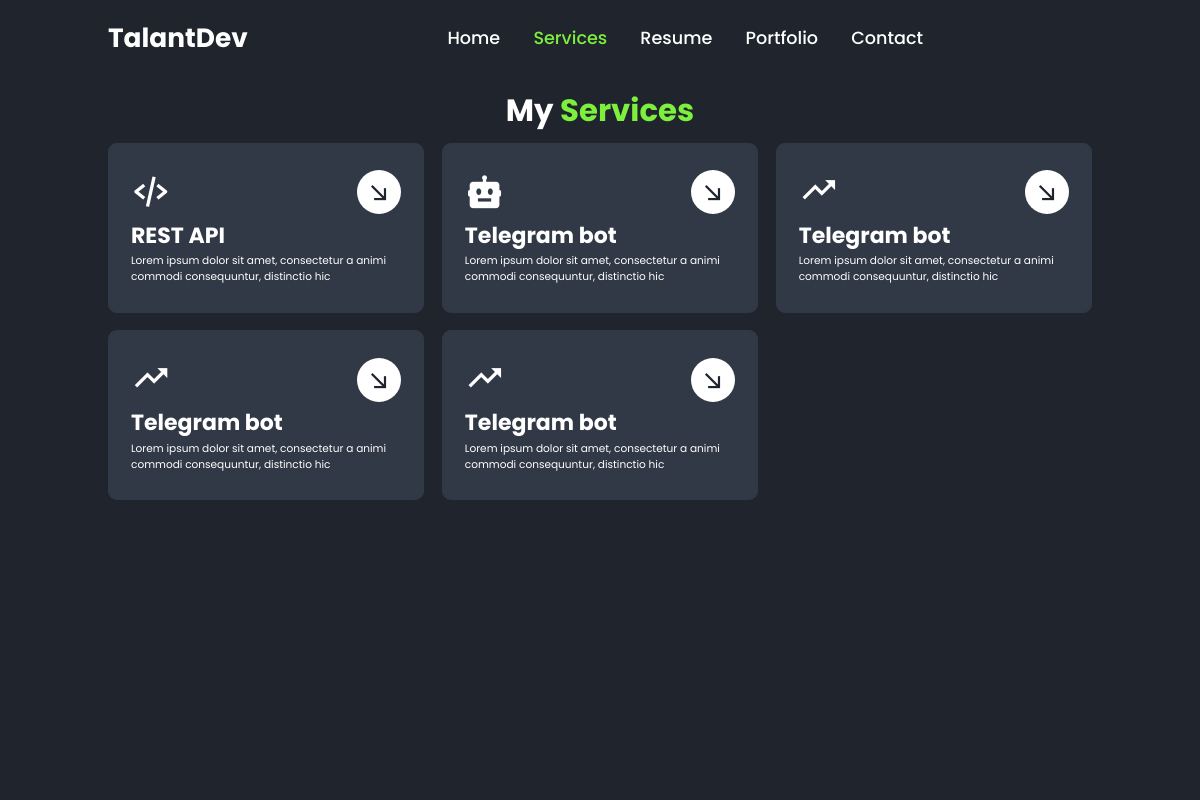
Before: /en/services/ with the older database file.
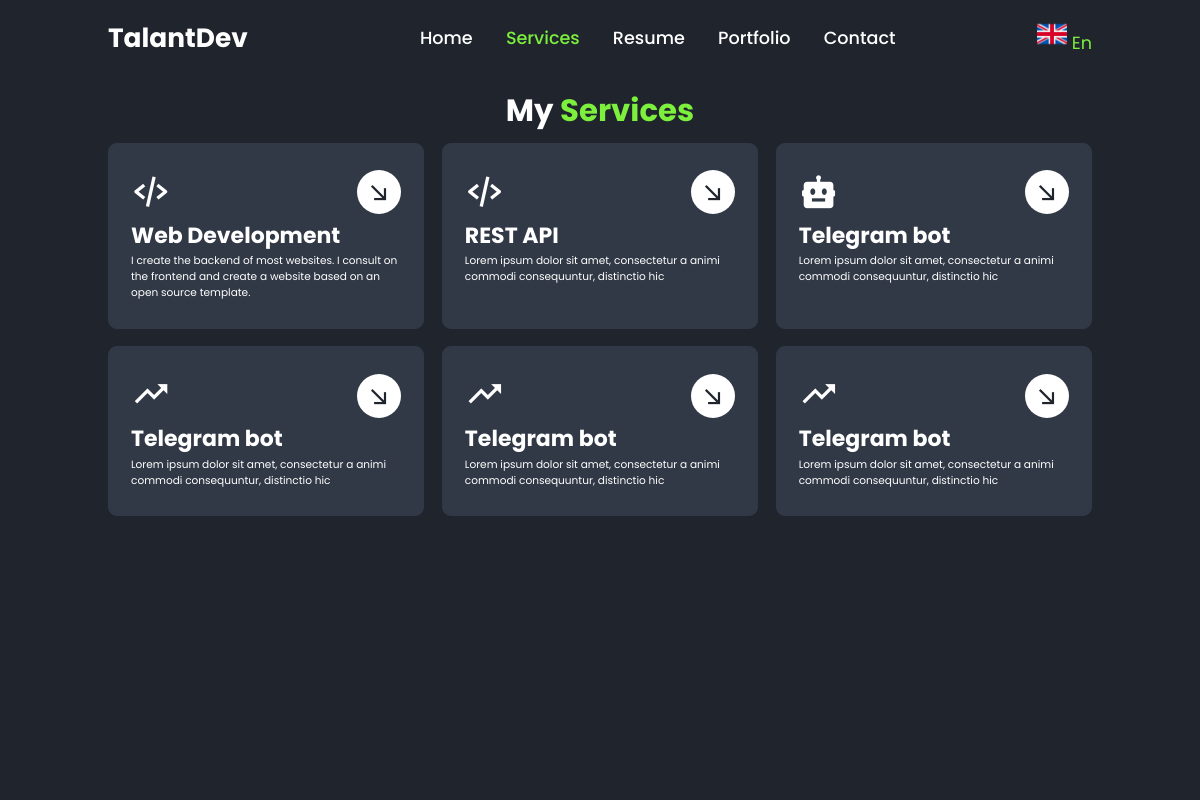
After: the same page with the newer database file.
### main/models.py (models this page shows, shortened)
class Language(models.Model):
    base = models.CharField(max_length=20)
    base_url = models.CharField(max_length=20)
    base_img = models.ImageField(upload_to='images/', null=True)
    first = models.CharField(max_length=20)
    first_url = models.CharField(max_length=20)
    first_img = models.ImageField(upload_to='images/', null=True)
    second = models.CharField(max_length=20)
    second_url = models.CharField(max_length=20)
    second_img = models.ImageField(upload_to='images/', null=True)
    create_at = models.DateTimeField(auto_now_add=True)
    update_at = models.DateTimeField(auto_now=True)

class Service(models.Model):  # Service model for Services page
    name = models.CharField(max_length=100, verbose_name="Name")  # Multilanguage
    icon_class = models.CharField(max_length=100, verbose_name="Boxicons icon class")
    content = RichTextUploadingField(verbose_name='Content')  # Multilanguage
    link = models.URLField(verbose_name='Link')
    create_at = models.DateTimeField(auto_now_add=True)
    update_at = models.DateTimeField(auto_now=True)

### main/views.py (the view)
# urls.py: path('services/', views.services_views, name='services'),
def services_views(request):
    services = Service.objects.all()
    language = get_languages()
    context = {
        'services': services,
        'language': language,
    }
    return render(request, 'services.html', context)

### main/function.py (called while the page is built)
def get_languages():
    return Language.objects.first()

### templates/services.html (shortened to what this page needs)
<!doctype html>
{% load static %}
{% load i18n %}
<html lang="en">
<head>
    <link href='https://unpkg.com/boxicons@2.1.4/css/boxicons.min.css' rel='stylesheet'>
    <link rel="stylesheet" href="{% static 'style/style.css' %}">
</head>
<body>
<header class="active">
    <a href="{% url 'main:welcome' %}" class="logo">{% trans "TalantDev" %}</a>
    <nav>
        <a href="{% url 'main:welcome' %}">{% trans "Home" %}</a>
        <a href="{% url 'main:services' %}" class="active">{% trans "Services" %}</a>
        <a href="{% url 'main:resume' %}">{% trans "Resume" %}</a>
        <a href="{% url 'main:portfolio' %}">{% trans "Portfolio" %}</a>
        <a href="{% url 'main:contact' %}">{% trans "Contact" %}</a>
    </nav>
    <div class="dropdowns">
        <span id="lang">
            <img src="{{ language.base_img.url }}" alt="" width="30">
            {{ language.base }}
        </span>
    </div>
</header>
<div class="bars-box active">
    <div class="bar" style="--i:6;"></div>
    <div class="bar" style="--i:2;"></div>
    <div class="bar" style="--i:1;"></div>
</div>
<section class="services active">
    <h2 class="heading">
        {% trans "My" %}
        <span>
            {% trans "Services" %}
        </span>
    </h2>
    <div class="services-container">
        {% for service in services %}
            <div class="services-box">
                <div class="icon">
                    <i class='{{ service.icon_class }}'></i>
                    <a href="{{ service.link }}">
                        <i class="bx bx-arrow-back"></i>
                    </a>
                </div>
                <h3>
                    {{ service.name }}
                </h3>
                <p>
                    {{ service.content|safe }}
                </p>
            </div>
        {% endfor %}
        <div class="services-box">
            <div class="icon">
                <i class='bx bx-code-alt'></i>
                <a href="#"><i class='bx bx-arrow-back'></i></a>
            </div>
            <h3>
                REST API
            </h3>
            <p>
                Lorem ipsum dolor sit amet, consectetur a animi commodi consequuntur, distinctio hic
            </p>
        </div>
        <div class="services-box">
            <div class="icon">
                <i class='bx bxs-bot'></i>
                <a href="#"><i class='bx bx-arrow-back'></i></a>
            </div>
            <h3>
                Telegram bot
            </h3>
            <p>
                Lorem ipsum dolor sit amet, consectetur a animi commodi consequuntur, distinctio hic
            </p>
        </div>
        <div class="services-box">
            <div class="icon">
                <i class='bx bx-trending-up'></i>
                <a href="#"><i class='bx bx-arrow-back'></i></a>
            </div>
            <h3>
                Telegram bot
            </h3>
            <p>
                Lorem ipsum dolor sit amet, consectetur a animi commodi consequuntur, distinctio hic
            </p>
        </div>
        <div class="services-box">
            <div class="icon">
                <i class='bx bx-trending-up'></i>
                <a href="#"><i class='bx bx-arrow-back'></i></a>
            </div>
            <h3>
                Telegram bot
            </h3>
            <p>
                Lorem ipsum dolor sit amet, consectetur a animi commodi consequuntur, distinctio hic
            </p>
        </div>
        <div class="services-box">
            <div class="icon">
                <i class='bx bx-trending-up'></i>
                <a href="#"><i class='bx bx-arrow-back'></i></a>
            </div>
            <h3>
                Telegram bot
            </h3>
            <p>
                Lorem ipsum dolor sit amet, consectetur a animi commodi consequuntur, distinctio hic
            </p>
        </div>
    </div>
</section>
</body>
</html>

### static/style/style.css (style rules this page uses)
* { margin: 0; padding: 0; box-sizing: border-box; text-decoration: none; border: none; outline: none; font-family: "Poppins", "sans-serif"; }
:root { --bg-color: #1f242d; --second-bg-color: #323946; --main-color: #7cf03d; --white-color: #fff; --disabled-color: #fff3; }
html { font-size: 62.5%; }
body { color: var(--white-color); }
header { position: fixed; top: 0; left: 0; width: 100%; padding: 2rem 9%; background: var(--bg-color); display: flex; justify-content: space-between; align-items: center; z-index: 100; visibility: hidden; opacity: 0; }
header.active { animation: show-header 1.5s linear forwards; animation-delay: 1.2s; }
.logo { font-size: 3rem; color: var(--white-color); font-weight: 700; }
nav a { font-size: 2rem; color: var(--white-color); font-weight: 500; margin-left: 3.5rem; transition: 0.5s; }
nav a:hover, nav a.active { color: var(--main-color); }
.dropdowns { position: relative; display: inline-block; font-size: 2rem; }
.bars-box { position: absolute; width: 100%; height: 100%; display: flex; }
.bars-box .bar { width: 100%; height: 100%; background: var(--bg-color); animation: hide-bars 0.5s ease-in-out both; animation-delay: calc(0.1s * var(--i)); }
.bars-box.active .bar { animation: show-bars 0.5s ease-in-out both; animation-delay: calc(0.1s * var(--i)); }
section { position: absolute; width: 100%; height: 100%; padding: 10rem 9% 2rem; visibility: hidden; opacity: 0; overflow: hidden; }
section.active { animation: show-content 1.5s linear forwards; animation-delay: 1.6s; }
.heading { font-size: 3.5rem; text-align: center; margin-bottom: 1rem; }
.heading span { color: var(--main-color); }
.services-container { display: grid; grid-template-columns: repeat(auto-fit, minmax(30rem, 1fr)); gap: 2rem; }
.services-container .services-box { padding: 3rem 2.5rem; background: var(--second-bg-color); border: 0.2rem solid var(--second-bg-color); border-radius: 1rem; transition: 0.5s; }
.services-box .icon { display: flex; justify-content: space-between; align-items: center; }
.services-box .icon i { font-size: 4.5rem; transition: 0.5s; }
.services-box .icon a { display: inline-flex; background: var(--white-color); border-radius: 50%; padding: 1rem; transition: 0.5s; }
.services-box .icon a i { font-size: 3rem; color: var(--bg-color); transform: rotate(225deg); }
.services-box h3 { font-size: 2.5rem; margin: 0.5rem 0 0.2rem; transition: 0.5s; }
.services-box p { font-size: 1.2rem; }
.dropdowns span { color: var(--main-color); }
@media screen and (max-width: 1200px) { html { font-size: 55%; } }

Changed rows visible on the page:
added Language: base_img (picture), base "En"
added Service: name "Web Development", content "I create the backend of most websites. I consult on the frontend and create a website based on an open source template."
